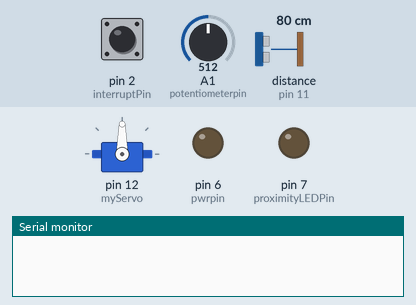
Bench run of a sketch on a simulated Arduino Uno, built with avr-gcc and run on an emulated ATmega328P. Parts: servo, output pins drawn as LEDs (lit = HIGH), the last lines printed to the serial monitor. Inputs (shaded band) come from the test bench; at power-on: pin 2 (interruptPin) HIGH, distance to the obstacle (sensor on pin 11) 80 cm, A1 (potentiometerpin) = 512. The echo pulse lasts 58.3 µs per cm; pins used as bus, display or sensor lines are not drawn.

Above: at 1.2 s.
1.3 s: pin 2 (interruptPin) pulled LOW for 0.15 s
At 1.8 s:
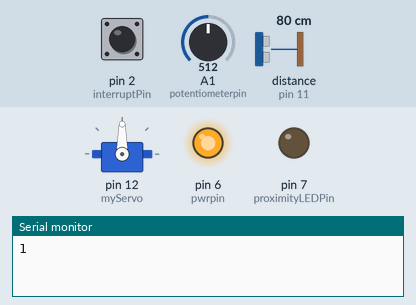
4.4 s: distance to the obstacle (sensor on pin 11) set to 56 cm
7.4 s: distance to the obstacle (sensor on pin 11) set to 48 cm
At 8.8 s:
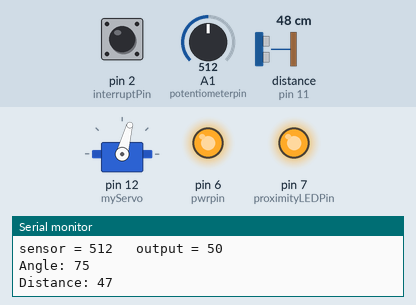
10.4 s: A1 (potentiometerpin) set to 491
13.4 s: A1 (potentiometerpin) set to 463
At 14.7 s:
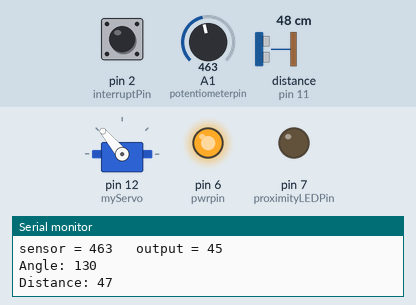
16.4 s: pin 2 (interruptPin) pulled LOW for 1 s
At 17.47 s:
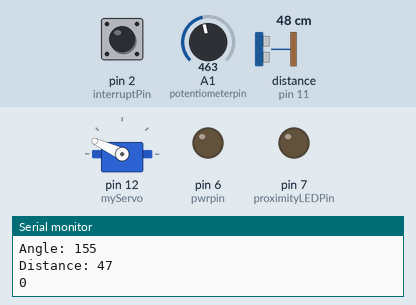
Timing chart, 0 to 19.4 s (numbered marks = the images above; inputs shaded):
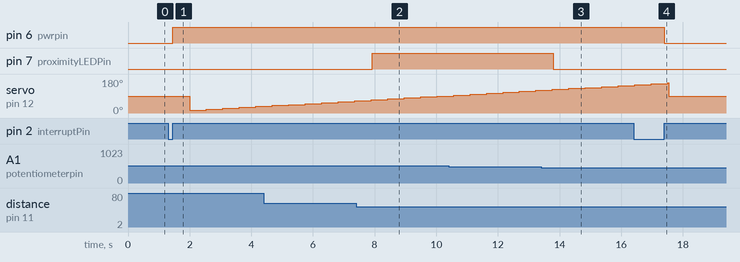

Measured:
- the behaviour switches between 52 and 51 cm on distance to the obstacle (sensor on pin 11) (found by bisection; images 1 and 2)
- the behaviour switches between 481 and 480 on A1 (potentiometerpin) (found by bisection; images 2 and 3)
- after the input at 1.3 s, pin 6 (pwrpin): LOW → HIGH after 0.15 s; servo on pin 12 (myServo): 90° → 15° after 0.70 s, → 20° 0.54 s later, → 25° 0.54 s later, → 30° 0.54 s later, … (5 changes in this stretch)
- after the input at 7.4 s, pin 7 (proximityLEDPin): LOW → HIGH after 0.52 s
- after the input at 13.4 s, pin 7 (proximityLEDPin): HIGH → LOW after 0.40 s
- after the input at 16.4 s, pin 6 (pwrpin): HIGH → LOW after 1.0 s

The sketch:

UltrawithPwrbutton.ino
```cpp
// Includes the Servo library
#include <Servo.h>.

// Defines Tirg and Echo pins of the Ultrasonic Sensor
const int trigPin = 10;
const int echoPin = 11;
const int proximityLEDPin = 7;
const int pwrpin = 6;
const int interruptPin = 2;
const int potentiometerpin = A1;
volatile int power = LOW;

// Variables for the duration and the distance
int potentiometervalue;
long duration;
int distance;
int threshold; //For proximity LED

Servo myServo; // Creates a servo object for controlling the servo motor

void setup() {
  pinMode(trigPin, OUTPUT); // Sets the trigPin as an Output
  pinMode(echoPin, INPUT); // Sets the echoPin as an Input
  pinMode(proximityLEDPin, OUTPUT); //Sets proximity LED pin as Output
  pinMode(pwrpin, OUTPUT);
  pinMode(interruptPin, INPUT_PULLUP);
  attachInterrupt(digitalPinToInterrupt(interruptPin), toggle, RISING);
  Serial.begin(9600);
  myServo.attach(12); // Defines on which pin is the servo motor attached
}
void loop() {
  if (power == HIGH) {
    // rotates the servo motor from 15 to 165 degrees
    for(int i=15;i<=165;i += 5){
    myServo.write(i);
    delay(30);
    distance = calculateDistance();// Calls a function for calculating the distance measured by the Ultrasonic sensor for each degree
    adjustthreshold();
    proximityLED();
    Serial.print("Angle: "); Serial.println(i);
    Serial.print("Distance: "); Serial.println(distance); // Sends addition character right next to the previous value needed later in the Processing IDE for indexing
    if (power == LOW)
    {
      myServo.write(90);
      return 0;
    }
    delay(500);
    }
      // Repeats the previous lines from 165 to 15 degrees
    for(int i=165;i>15; i -= 5){
    myServo.write(i);
    delay(30);
    distance = calculateDistance();
    adjustthreshold();
    proximityLED();
    Serial.print("Angle: "); Serial.println(i);
    Serial.print("Distance: "); Serial.println(distance);
    if (power == LOW)
    {
      myServo.write(90);
      return 0;
    }
    delay(500);
    }
  }
  else {
    delay(1000);
   }
  }

// Function for calculating the distance measured by the Ultrasonic sensor
int calculateDistance(){

  digitalWrite(trigPin, LOW);
  delayMicroseconds(2);
  // Sets the trigPin on HIGH state for 10 micro seconds
  digitalWrite(trigPin, HIGH);
  delayMicroseconds(10);
  digitalWrite(trigPin, LOW);
  duration = pulseIn(echoPin, HIGH); // Reads the echoPin, returns the sound wave travel time in microseconds
  distance= duration*0.034/2;
  return distance;
}

void adjustthreshold(void)
{
  potentiometervalue = analogRead(potentiometerpin);
  threshold = map(potentiometervalue, 0, 1023, 0, 100);
  Serial.print("sensor = ");
  Serial.print(potentiometervalue);
  Serial.print("\t output = ");
  Serial.println(threshold);
}
void proximityLED(void)
{
  if (distance <= threshold) {
    digitalWrite(proximityLEDPin, HIGH);
  }
  else {
    digitalWrite(proximityLEDPin, LOW);
  }

}
void toggle() {
  power = !power;
  digitalWrite(pwrpin, power);
  Serial.println(power);
}
```
